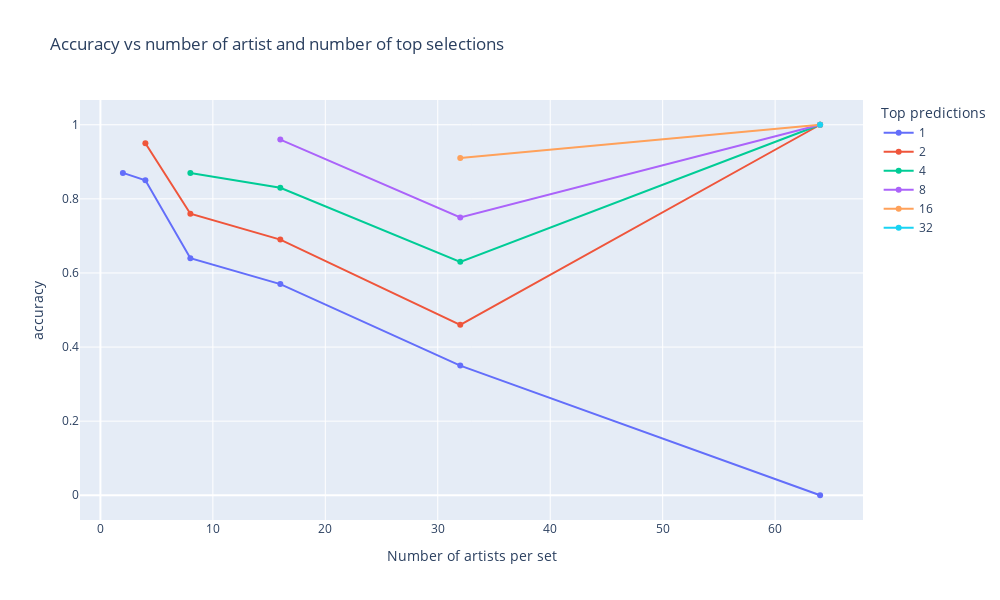

The notebook cell saved with this chart:
### Code cell
fig = px.line(result_df, x='n_artist', y='accuracy', color='top_n', 
              title='Accuracy vs number of artist and number of top selections', 
              labels={'n_artist': 'Number of artists per set', 'top_n': 'Top predictions'}).update_traces(mode='lines+markers')
fig.update_layout(
    autosize=False,
    width=1000,
    height=600,)
fig.show()

### Figure 1 — Plotly figure (JSON) as saved in the notebook; plotly's stock layout.template omitted (floating-point values rounded to 4 significant figures)
{"data": [{"hovertemplate": "Top predictions=1<br>Number of artists per set=%{x}<br>accuracy=%{y}<extra></extra>", "legendgroup": "1", "line": {"color": "#636efa", "dash": "solid"}, "marker": {"symbol": "circle"}, "mode": "lines+markers", "name": "1", "orientation": "v", "showlegend": true, "type": "scatter", "x": [2, 4, 8, 16, 32, 64], "xaxis": "x", "y": [0.87, 0.85, 0.64, 0.57, 0.35, 0], "yaxis": "y"}, {"hovertemplate": "Top predictions=2<br>Number of artists per set=%{x}<br>accuracy=%{y}<extra></extra>", "legendgroup": "2", "line": {"color": "#EF553B", "dash": "solid"}, "marker": {"symbol": "circle"}, "mode": "lines+markers", "name": "2", "orientation": "v", "showlegend": true, "type": "scatter", "x": [4, 8, 16, 32, 64], "xaxis": "x", "y": [0.95, 0.76, 0.69, 0.46, 1], "yaxis": "y"}, {"hovertemplate": "Top predictions=4<br>Number of artists per set=%{x}<br>accuracy=%{y}<extra></extra>", "legendgroup": "4", "line": {"color": "#00cc96", "dash": "solid"}, "marker": {"symbol": "circle"}, "mode": "lines+markers", "name": "4", "orientation": "v", "showlegend": true, "type": "scatter", "x": [8, 16, 32, 64], "xaxis": "x", "y": [0.87, 0.83, 0.63, 1], "yaxis": "y"}, {"hovertemplate": "Top predictions=8<br>Number of artists per set=%{x}<br>accuracy=%{y}<extra></extra>", "legendgroup": "8", "line": {"color": "#ab63fa", "dash": "solid"}, "marker": {"symbol": "circle"}, "mode": "lines+markers", "name": "8", "orientation": "v", "showlegend": true, "type": "scatter", "x": [16, 32, 64], "xaxis": "x", "y": [0.96, 0.75, 1], "yaxis": "y"}, {"hovertemplate": "Top predictions=16<br>Number of artists per set=%{x}<br>accuracy=%{y}<extra></extra>", "legendgroup": "16", "line": {"color": "#FFA15A", "dash": "solid"}, "marker": {"symbol": "circle"}, "mode": "lines+markers", "name": "16", "orientation": "v", "showlegend": true, "type": "scatter", "x": [32, 64], "xaxis": "x", "y": [0.91, 1], "yaxis": "y"}, {"hovertemplate": "Top predictions=32<br>Number of artists per set=%{x}<br>accuracy=%{y}<extra></extra>", "legendgroup": "32", "line": {"color": "#19d3f3", "dash": "solid"}, "marker": {"symbol": "circle"}, "mode": "lines+markers", "name": "32", "orientation": "v", "showlegend": true, "type": "scatter", "x": [64], "xaxis": "x", "y": [1], "yaxis": "y"}], "layout": {"autosize": false, "height": 600, "legend": {"title": {"text": "Top predictions"}, "tracegroupgap": 0}, "title": {"text": "Accuracy vs number of artist and number of top selections"}, "width": 1000, "xaxis": {"anchor": "y", "domain": [0, 1], "title": {"text": "Number of artists per set"}}, "yaxis": {"anchor": "x", "domain": [0, 1], "title": {"text": "accuracy"}}}}
